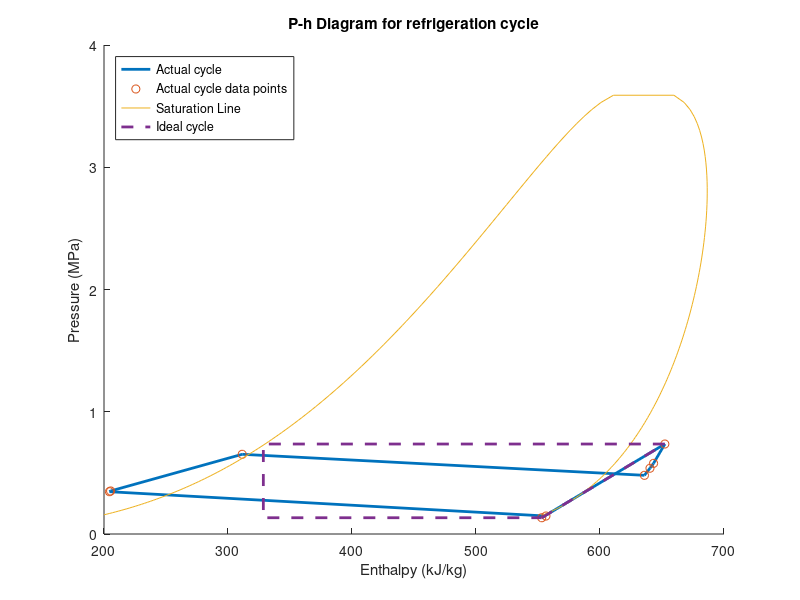

Recreate this plot in MATLAB.
P = [0.133, 0.736, 0.578, 0.538, 0.48, 0.652, 0.352, 0.346, 0.147];
h = [552.99, 652.3, 643.18, 640.3, 635.82, 311.46, 205.33, 204.42, 556.41];
P_sat = [0.15696, 0.16259, 0.16839, 0.17434, 0.18045, 0.18672, 0.19316, 0.19976, 0.20654, 0.21349, 0.22061, 0.22792, 0.23541, 0.24308, 0.25094, 0.25899, 0.26724, 0.27568, 0.28432, 0.29317, 0.30222, 0.31148, 0.32095, 0.33064, 0.34054, 0.35067, 0.36102, 0.3716, 0.3824, 0.39344, 0.40472, 0.41624, 0.428, 0.44001, 0.45226, 0.46477, 0.47753, 0.49055, 0.50384, 0.51739, 0.53121, 0.5453, 0.55966, 0.57431, 0.58923, 0.60444, 0.61994, 0.63574, 0.65182, 0.66821, 0.6849, 0.70189, 0.71919, 0.73681, 0.75474, 0.77299, 0.79156, 0.81046, 0.82969, 0.84926, 0.86916, 0.8894, 0.90999, 0.93092, 0.95221, 0.97385, 0.99586, 1.0182, 1.041, 1.0641, 1.0875, 1.1114, 1.1356, 1.1603, 1.1853, 1.2107, 1.2365, 1.2627, 1.2893, 1.3163, 1.3438, 1.3716, 1.3999, 1.4286, 1.4578, 1.4874, 1.5174, 1.5478, 1.5788, 1.6101, 1.642, 1.6742, 1.707, 1.7402, 1.7739, 1.8081, 1.8428, 1.878, 1.9137, 1.9498, 1.9865, 2.0237, 2.0614, 2.0997, 2.1385, 2.1778, 2.2176, 2.258, 2.299, 2.3405, 2.3826, 2.4253, 2.4685, 2.5124, 2.5568, 2.6019, 2.6476, 2.6939, 2.7408, 2.7884, 2.8366, 2.8855, 2.9351, 2.9854, 3.0363, 3.088, 3.1404, 3.1936, 3.2475, 3.3023, 3.3578, 3.4142, 3.4715, 3.5298, 3.5891, 3.5891, 3.5298, 3.4715, 3.4142, 3.3578, 3.3023, 3.2475, 3.1936, 3.1404, 3.088, 3.0363, 2.9854, 2.9351, 2.8855, 2.8366, 2.7884, 2.7408, 2.6939, 2.6476, 2.6019, 2.5568, 2.5124, 2.4685, 2.4253, 2.3826, 2.3405, 2.299, 2.258, 2.2176, 2.1778, 2.1385, 2.0997, 2.0614, 2.0237, 1.9865, 1.9498, 1.9137, 1.878, 1.8428, 1.8081, 1.7739, 1.7402, 1.707, 1.6742, 1.642, 1.6101, 1.5788, 1.5478, 1.5174, 1.4874, 1.4578, 1.4286, 1.3999, 1.3716, 1.3438, 1.3163, 1.2893, 1.2627, 1.2365, 1.2107, 1.1853, 1.1603, 1.1356, 1.1114, 1.0875, 1.0641, 1.041, 1.0182, 0.99586, 0.97385, 0.95221, 0.93092, 0.90999, 0.8894, 0.86916, 0.84926, 0.82969, 0.81046, 0.79156, 0.77299, 0.75474, 0.73681, 0.71919, 0.70189, 0.6849, 0.66821, 0.65182, 0.63574, 0.61994, 0.60444, 0.58923, 0.57431, 0.55966, 0.5453, 0.53121, 0.51739, 0.50384, 0.49055, 0.47753, 0.46477, 0.45226, 0.44001, 0.428, 0.41624, 0.40472, 0.39344, 0.3824, 0.3716, 0.36102, 0.35067, 0.34054, 0.33064, 0.32095, 0.31148, 0.30222, 0.29317, 0.28432, 0.27568, 0.26724, 0.25899, 0.25094, 0.24308, 0.23541, 0.22792, 0.22061, 0.21349, 0.20654, 0.19976, 0.19316, 0.18672, 0.18045, 0.17434, 0.16839, 0.16259, 0.15696];
h_sat = [200.0, 202.29, 204.59, 206.89, 209.19, 211.5, 213.82, 216.14, 218.47, 220.81, 223.15, 225.5, 227.85, 230.21, 232.57, 234.94, 237.32, 239.7, 242.09, 244.48, 246.88, 249.29, 251.7, 254.12, 256.55, 258.98, 261.42, 263.86, 266.32, 268.78, 271.24, 273.71, 276.19, 278.68, 281.17, 283.67, 286.18, 288.69, 291.22, 293.74, 296.28, 298.82, 301.37, 303.93, 306.5, 309.07, 311.65, 314.24, 316.84, 319.45, 322.06, 324.68, 327.31, 329.95, 332.6, 335.25, 337.91, 340.59, 343.27, 345.96, 348.66, 351.36, 354.08, 356.81, 359.55, 362.29, 365.05, 367.81, 370.59, 373.37, 376.17, 378.98, 381.79, 384.62, 387.46, 390.31, 393.17, 396.04, 398.93, 401.82, 404.73, 407.65, 410.59, 413.53, 416.49, 419.46, 422.45, 425.45, 428.47, 431.49, 434.54, 437.6, 440.67, 443.77, 446.87, 450.0, 453.14, 456.3, 459.49, 462.68, 465.9, 469.14, 472.41, 475.69, 479.0, 482.33, 485.69, 489.07, 492.48, 495.92, 499.39, 502.89, 506.43, 510.0, 513.61, 517.26, 520.96, 524.7, 528.5, 532.35, 536.26, 540.24, 544.29, 548.43, 552.66, 557.01, 561.47, 566.09, 570.9, 575.93, 581.25, 586.99, 593.34, 600.76, 610.83, 659.61, 667.88, 672.64, 675.96, 678.44, 680.36, 681.88, 683.09, 684.06, 684.81, 685.4, 685.84, 686.15, 686.36, 686.46, 686.47, 686.41, 686.27, 686.07, 685.81, 685.49, 685.12, 684.7, 684.24, 683.74, 683.2, 682.62, 682.01, 681.37, 680.7, 680.0, 679.27, 678.52, 677.74, 676.94, 676.11, 675.27, 674.4, 673.52, 672.62, 671.7, 670.76, 669.81, 668.84, 667.86, 666.86, 665.85, 664.82, 663.78, 662.73, 661.67, 660.6, 659.51, 658.42, 657.31, 656.2, 655.07, 653.94, 652.79, 651.64, 650.48, 649.31, 648.14, 646.96, 645.77, 644.57, 643.36, 642.15, 640.94, 639.72, 638.49, 637.26, 636.02, 634.78, 633.53, 632.28, 631.02, 629.76, 628.49, 627.22, 625.95, 624.67, 623.39, 622.11, 620.82, 619.53, 618.24, 616.94, 615.64, 614.34, 613.04, 611.73, 610.43, 609.11, 607.8, 606.49, 605.17, 603.85, 602.53, 601.21, 599.88, 598.56, 597.23, 595.9, 594.57, 593.24, 591.91, 590.57, 589.24, 587.9, 586.56, 585.23, 583.89, 582.55, 581.21, 579.87, 578.52, 577.18, 575.84, 574.5, 573.15, 571.81, 570.47, 569.12, 567.78, 566.43, 565.09, 563.74, 562.4, 561.06, 559.71, 558.37, 557.02, 555.68, 554.34];

P_ideal = [0.133, 0.736, 0.736, 0.133, 0.133];
h_ideal = [552.99, 652.3, 328.5, 328.5, 552.99];

hold on
% plot the actual cycle with thick line
plot(h, P, 'LineWidth', 2)
plot(h, P, 'o')
plot(h_sat, P_sat)
% plot the ideal cycle using dash line
plot(h_ideal, P_ideal, '--', 'LineWidth', 2)
title('P-h Diagram for refrigeration cycle')
xlabel('Enthalpy (kJ/kg)')
ylabel('Pressure (MPa)')
legend('Actual cycle', 'Actual cycle data points', 'Saturation Line', 'Ideal cycle', "Location", "northwest")
